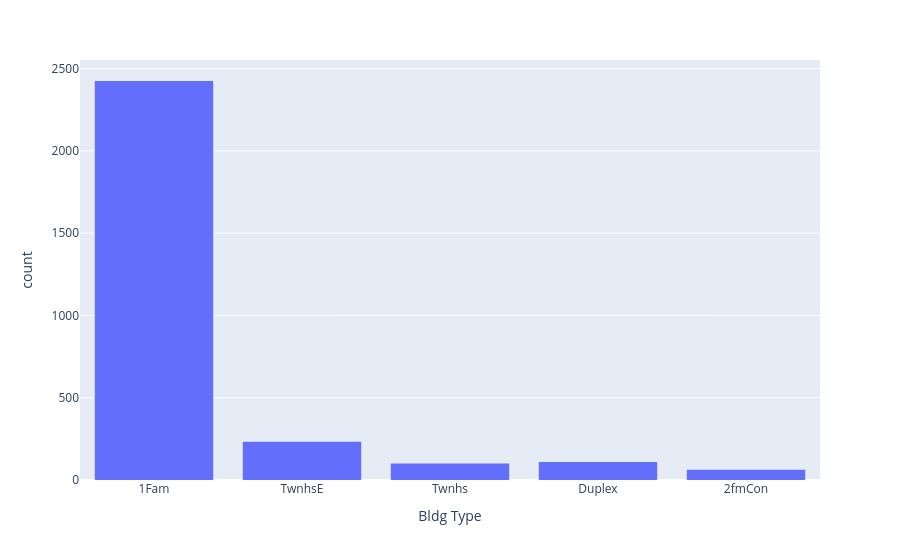

The notebook cell saved with this chart:
### Code cell
# draw a bar chart for Bldg Type
fig = px.histogram(df, x='Bldg Type')
fig.show()

### Figure 1 — Plotly figure (JSON) as saved in the notebook; plotly's stock layout.template omitted (floating-point values rounded to 4 significant figures; data arrays with more than 128 entries replaced by an {"elided": "..."} marker saying what was removed)
{"data": [{"alignmentgroup": "True", "bingroup": "x", "hovertemplate": "Bldg Type=%{x}<br>count=%{y}<extra></extra>", "legendgroup": "", "marker": {"color": "#636efa", "pattern": {"shape": ""}}, "name": "", "offsetgroup": "", "orientation": "v", "showlegend": false, "type": "histogram", "x": {"elided": "2930 str values"}, "xaxis": "x", "yaxis": "y"}], "layout": {"barmode": "relative", "legend": {"tracegroupgap": 0}, "margin": {"t": 60}, "xaxis": {"anchor": "y", "domain": [0, 1], "title": {"text": "Bldg Type"}}, "yaxis": {"anchor": "x", "domain": [0, 1], "title": {"text": "count"}}}}
